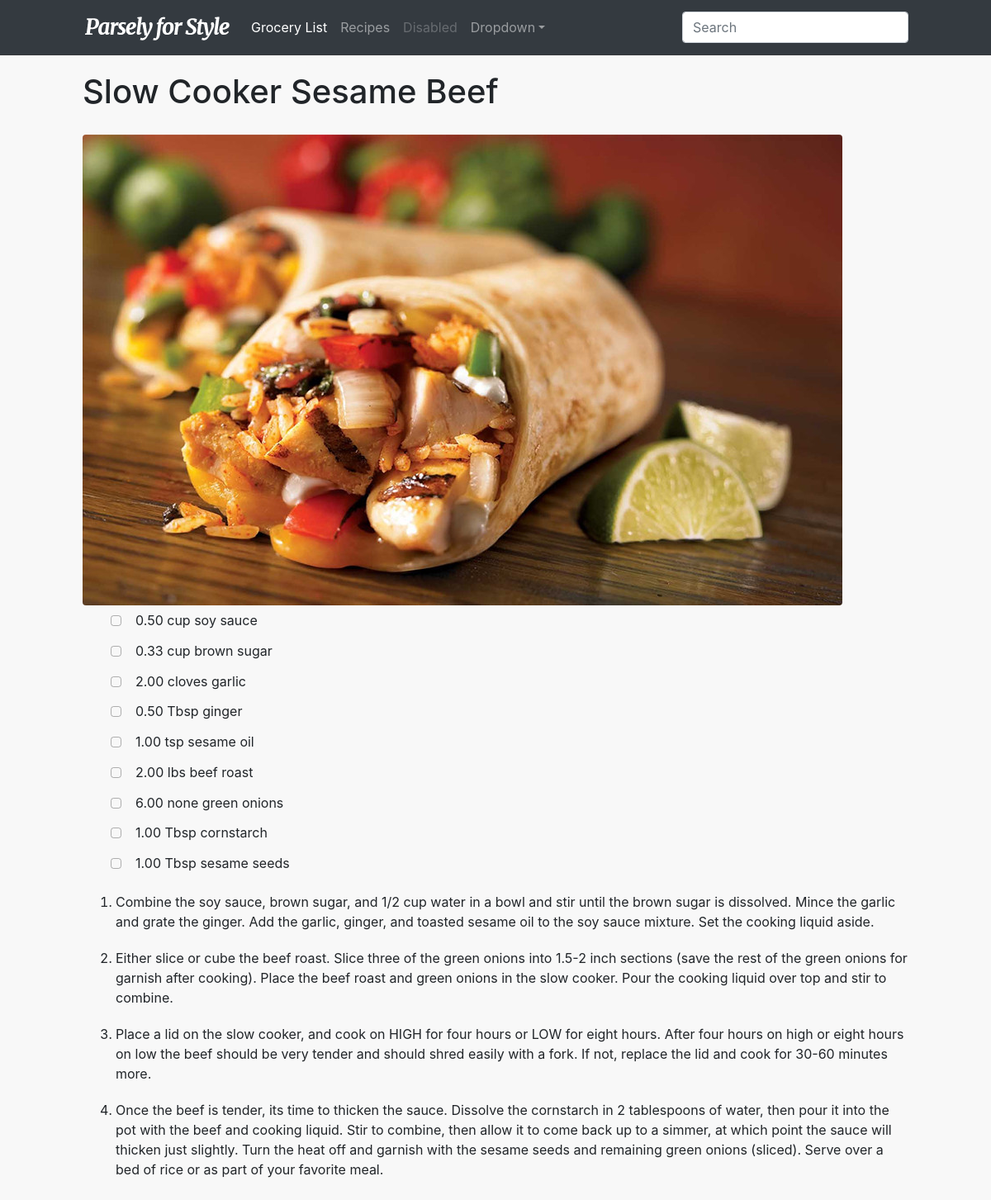
/1/, run on the app's committed database.
### plan/models.py (models this page shows, shortened)
class Recipe(models.Model):
	title = models.CharField(max_length=100)
	summary = models.CharField(max_length=500)
	preptime = models.IntegerField()
	cooktime = models.IntegerField()
	servings = models.IntegerField()
	instruction = models.CharField(max_length=5000)
	def decode_instruction(self):
		return self.instruction.split("#,#")

class Ingredient(models.Model):
	recipe = models.ForeignKey(Recipe, on_delete=models.CASCADE)
	component = models.ForeignKey(Component, on_delete=models.CASCADE)
	name = models.CharField(max_length=200)
	amount = models.FloatField()
	unit = models.CharField(max_length=200)

### plan/views.py (the view)
# urls.py: url(r'^(?P<pk>[0-9]+)/$', views.DetailView.as_view(), name='detail'),
class DetailView(generic.DetailView):
	model = Recipe
	template_name = 'plan/detail.html'

### plan/templates/plan/detail.html (shortened to what this page needs)
{% extends "plan/base.html" %}
{% block content %}
	<h1 style="padding: 20px 0 20px">{{ recipe.title }}</h1>
	<img src="/static/plan/920food_{{ recipe.id }}.jpg" style="width:920px; height: 570px padding:20px;" alt="Food image" class="rounded">
	<div class="grocery">
        <table class="table">
          <tbody>
          {% for ingredient in recipe.ingredient_set.all %}
            <tr>
              <td>
                <div class="customCheckbox" style="margin: 6px -40px 0 28px">
                  <label for="customCheckbox_{{ ingredient.name }}"></label>
                </div>
              </td>
              <td>{{ ingredient.amount|floatformat:2 }} {{ ingredient.unit }} {{ ingredient.name }}</td>
              <td></td>
              <td></td>
            </tr>
          {% endfor %}
          </tbody>
        </table>
    </div>
	<ol>
		{% for instruction in recipe.decode_instruction %}
	    <li style="padding-bottom: 20px">{{ instruction }}</li>
	    {% endfor %}
	</ol>
{% endblock%}

### plan/static/plan/starter-template.css (style rules this page uses)
body { background: #f8f8f8; }
.table td, .table th { border-top: none; padding: 0.4rem; }
.customCheckbox { width: 13px; height: 13px; border:1px solid rgba(0,0,0,0.3); margin: 6px -10px 0 0; border-radius: 27%; position: relative; }
.customCheckbox label { cursor: pointer; position: absolute; width: 12px; height: 12px; top: 0; left: 0; }
.customCheckbox label:after { opacity: 0.0; content: ''; position: absolute; width: 8px; height: 4px; background: transparent; top: 3px; left: 2px; border: 2px solid rgba(0,0,0,0.7); border-top: none; border-right: none; transform: rotate(-45deg); }

### data on the page
Recipe: title "Slow Cooker Sesame Beef"
Ingredient: amount "0.50", unit "cup", name "soy sauce"
Ingredient: amount "0.33", unit "cup", name "brown sugar"
Ingredient: amount "2.00", unit "cloves", name "garlic"
Ingredient: amount "0.50", unit "Tbsp", name "ginger"
Ingredient: amount "1.00", unit "tsp", name "sesame oil"
Ingredient: amount "2.00", unit "lbs", name "beef roast"
Ingredient: amount "6.00", unit "none", name "green onions"
Ingredient: amount "1.00", unit "Tbsp", name "cornstarch"
Ingredient: amount "1.00", unit "Tbsp", name "sesame seeds"
